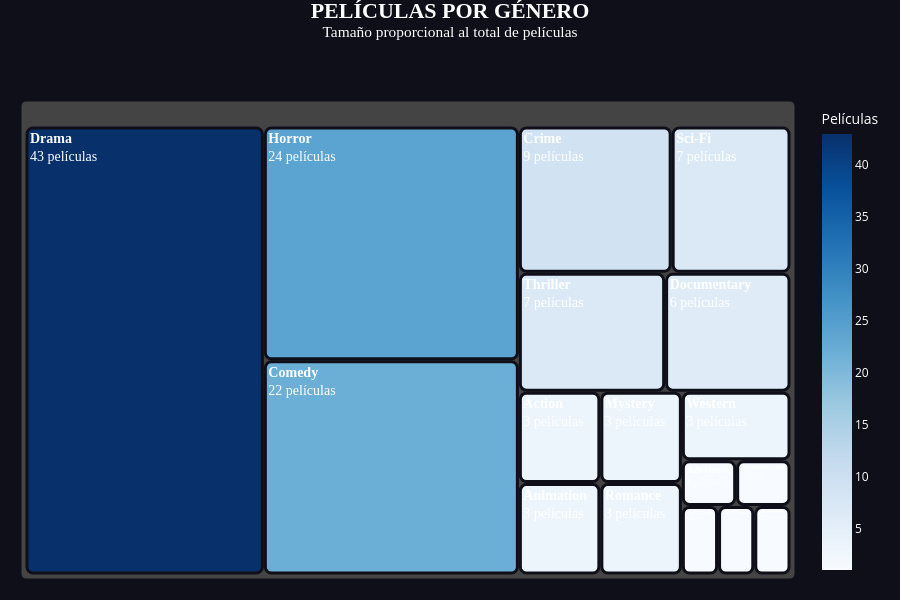

The code cell stored with this chart in its notebook:
### Code cell
# ── Preparar datos ────────────────────────────────────────────────────────────
df_tree = (
    a24.groupby("GENERO")
    .size()
    .reset_index(name="total")
    .sort_values("total", ascending=False)
)

# ── Figura ────────────────────────────────────────────────────────────────────
fig = px.treemap(
    df_tree,
    path=["GENERO"],
    values="total",
    color="total",
    color_continuous_scale="Blues",
    hover_data={"total": True},
)

fig.update_traces(
    texttemplate="<b>%{label}</b><br>%{value} películas",
    textfont=dict(size=14, color="white", family="Arial Black"),
    marker=dict(
        cornerradius=6,
        line=dict(width=3, color="#0f0f1a"),
    ),
    hovertemplate="<b>%{label}</b><br>Películas: %{value}<extra></extra>",
)

# ── Layout ────────────────────────────────────────────────────────────────────
fig.update_layout(
    title=dict(
        text="<b>PELÍCULAS POR GÉNERO</b><br><sup>Tamaño proporcional al total de películas</sup>",
        font=dict(size=22, color="white", family="Arial Black"),
        x=0.5,
        xanchor="center",
        y=0.97,
    ),

    paper_bgcolor="#0f0f1a",
    plot_bgcolor="#0f0f1a",

    coloraxis_colorbar=dict(
        title=dict(text="Películas", font=dict(color="white")),
        tickfont=dict(color="white"),
    ),

    font=dict(color="white"),
    margin={"r": 20, "t": 100, "l": 20, "b": 20},
    height=600,
)

fig.show()

### Figure 1 — Plotly figure (JSON) as saved in the notebook; plotly's stock layout.template omitted (floating-point values rounded to 4 significant figures)
{"data": [{"branchvalues": "total", "customdata": [[3], [1], [3], [1], [22], [1], [9], [1], [6], [43], [24], [3], [3], [1], [7], [7], [3]], "domain": {"x": [0, 1], "y": [0, 1]}, "hovertemplate": "<b>%{label}</b><br>Películas: %{value}<extra></extra>", "ids": ["Action", "Adventure", "Animation", "Biographical Drama", "Comedy", "Comedy-Drama", "Crime", "Dark Comedy", "Documentary", "Drama", "Horror", "Mystery", "Romance", "Romantic Thriller", "Sci-Fi", "Thriller", "Western"], "labels": ["Action", "Adventure", "Animation", "Biographical Drama", "Comedy", "Comedy-Drama", "Crime", "Dark Comedy", "Documentary", "Drama", "Horror", "Mystery", "Romance", "Romantic Thriller", "Sci-Fi", "Thriller", "Western"], "marker": {"coloraxis": "coloraxis", "colors": [3, 1, 3, 1, 22, 1, 9, 1, 6, 43, 24, 3, 3, 1, 7, 7, 3], "cornerradius": 6, "line": {"color": "#0f0f1a", "width": 3}}, "name": "", "parents": ["", "", "", "", "", "", "", "", "", "", "", "", "", "", "", "", ""], "textfont": {"color": "white", "family": "Arial Black", "size": 14}, "texttemplate": "<b>%{label}</b><br>%{value} películas", "type": "treemap", "values": [3, 1, 3, 1, 22, 1, 9, 1, 6, 43, 24, 3, 3, 1, 7, 7, 3]}], "layout": {"coloraxis": {"colorbar": {"tickfont": {"color": "white"}, "title": {"font": {"color": "white"}, "text": "Películas"}}, "colorscale": [[0, "rgb(247,251,255)"], [0.125, "rgb(222,235,247)"], [0.25, "rgb(198,219,239)"], [0.375, "rgb(158,202,225)"], [0.5, "rgb(107,174,214)"], [0.625, "rgb(66,146,198)"], [0.75, "rgb(33,113,181)"], [0.875, "rgb(8,81,156)"], [1, "rgb(8,48,107)"]]}, "font": {"color": "white"}, "height": 600, "legend": {"tracegroupgap": 0}, "margin": {"b": 20, "l": 20, "r": 20, "t": 100}, "paper_bgcolor": "#0f0f1a", "plot_bgcolor": "#0f0f1a", "title": {"font": {"color": "white", "family": "Arial Black", "size": 22}, "text": "<b>PELÍCULAS POR GÉNERO</b><br><sup>Tamaño proporcional al total de películas</sup>", "x": 0.5, "xanchor": "center", "y": 0.97}}}
